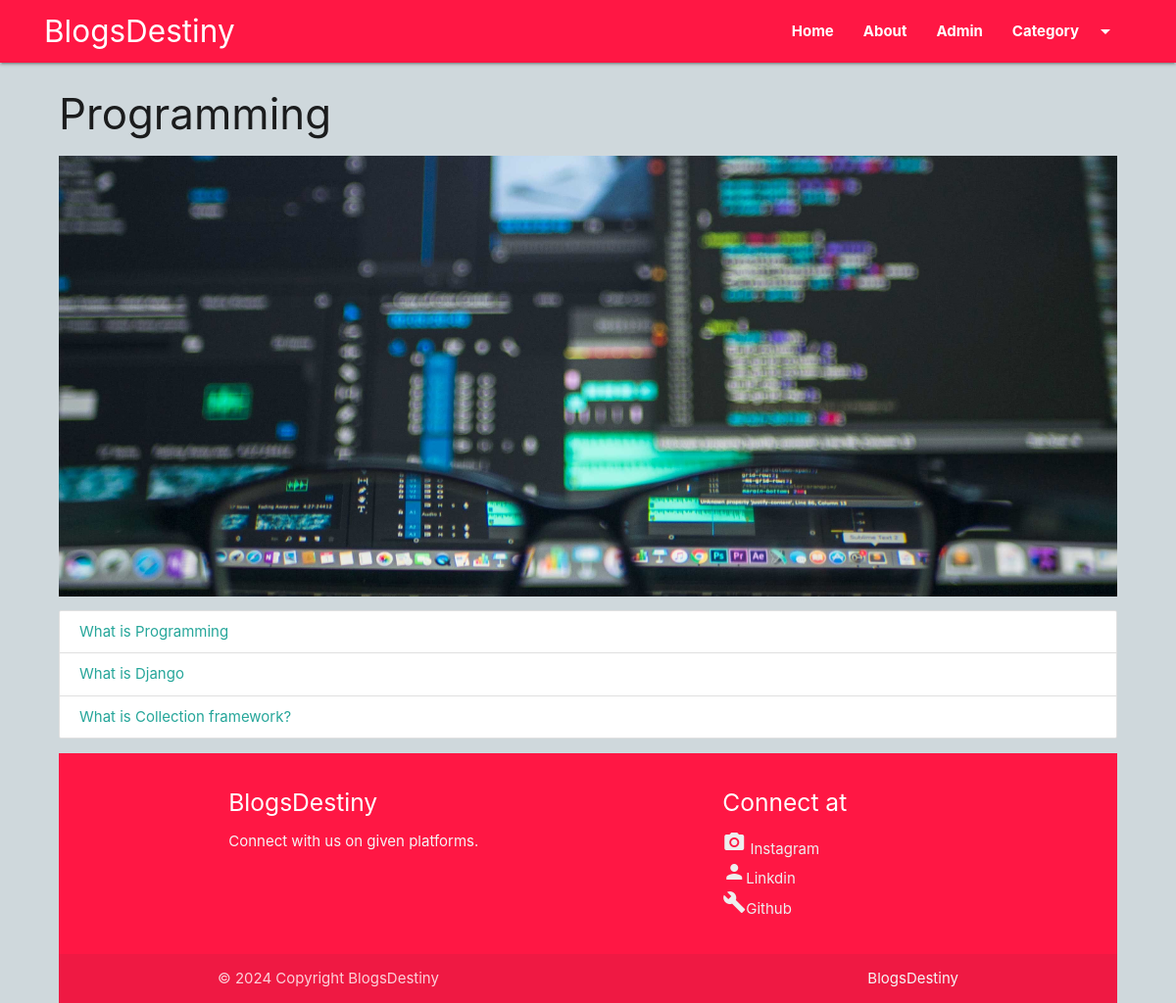
Screenshot of /category/PROGRAMMING with the database file from the repository.
### blogapp/models.py (models this page shows, shortened)
class Category(models.Model):
    cat_id=models.AutoField(primary_key=True)
    title=models.CharField(max_length=100)
    description=models.TextField()
    url=models.CharField(max_length=100)
    image = models.ImageField(upload_to='category/')
    add_date=models.DateTimeField(auto_now_add=True , null = True)

class Post(models.Model):
    post_id=models.AutoField(primary_key=True)
    title=models.CharField(max_length=200)
    content=models.TextField()
    url=models.CharField(max_length=100)
    cat=models.ForeignKey(Category,on_delete=models.CASCADE)
    image = models.ImageField( upload_to='post/', height_field=None, width_field=None, max_length=None)

### blogapp/views.py (the view)
# urls.py: path('category/<slug:url>',category),
def category(request,url):
    cat = Category.objects.get(url=url)
    posts = Post.objects.filter(cat= cat)
    return render(request,'category.html',{'cat':cat , 'posts': posts})

### template/category.html (shortened to what this page needs)
{% extends "base.html" %}
{% load static %}
{% block content %}
<div class="container-custom">
    <h3>{{cat.title}} </h3>
    <div class="img-container">
        <img src="/media/{{cat.image}}" class="responsive-img" style="max-height:450px; width:100%; object-fit:cover; " alt="">
    </div>
    <div class="collection">
        {% for p in posts %}
        <a href="/blog/{{p.url}}" class="collection-item ">{{p.title}}</a>
        {% empty %}
        <h3>Comming Soon</h3>
        {% endfor %}
</div>
{% endblock content %}

### blogapp/static/css/style.css (style rules this page uses)
body { background: #cfd8dc; }
.container-custom { width: 90%!important; margin:auto }

### rows the page displays
Category: title "Programming", image (picture)
Post: title "What is Programming"
Post: title "What is Django"
Post: title "What is Collection framework?"
